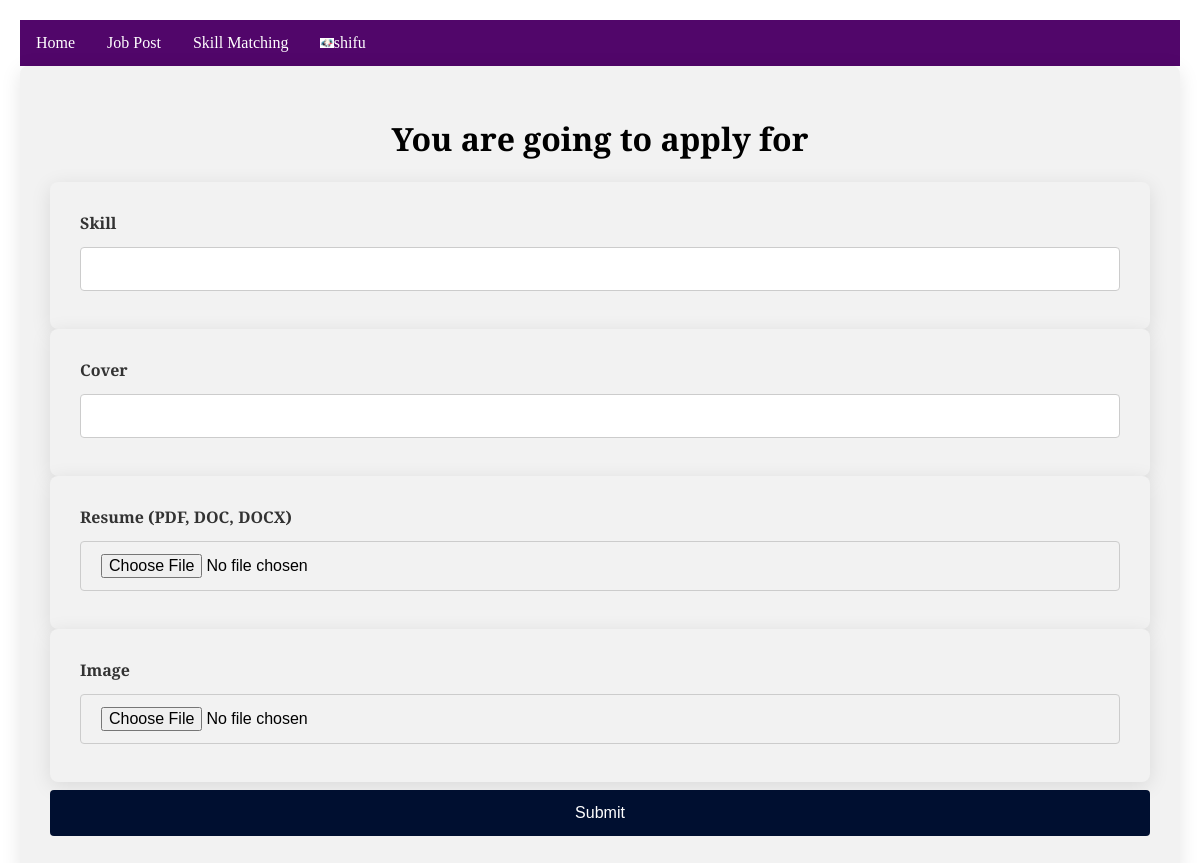
Page /ApplyNow/full stack developer/1 (signed in) on the committed database.
### myapp/models.py (models this page shows, shortened)
class Custom_user(AbstractUser):
    USER=[
        ('recruiters','Recruiters'),
        ('jobseeker','Jobseeker')
    ]
    user_type=models.CharField(choices=USER,max_length=100,null=True)
    Display_name=models.CharField(max_length=100,null=True)

class jobseekerProfileModel(models.Model):
    skills=[
        ('programing', 'Programing'),
        ('graphics_design', 'Graphics Design'),
        ('resarch', 'Resarch'),
    ]
    user=models.OneToOneField(Custom_user,on_delete=models.CASCADE,related_name='viewersProfile', null=True)
    Skills = models.CharField(choices=skills,max_length=255, null=True)
    Image=models.ImageField(upload_to='Media/Blog_Pic',null=True)

### myproject/views.py (the view, shortened to what this page needs)
# urls.py: path('ApplyNow/<str:job_title>/<int:apply_id>', ApplyNow, name='ApplyNow'),
def ApplyNow(request,job_title,apply_id):
    jobs=JobModel.objects.get(id=apply_id)
    context={
        'jobs':jobs
    }
    return render(request,"applyjob.html",context)

### template/applyjob.html (shortened to what this page needs)
{% extends 'base.html' %}
{% block body %}
<!DOCTYPE html>
<html lang="en">
<head>
</head>
<body>
<div>
    <h1>You are going to apply for {{ specific_job.job_title }}</h1>
    {% if already_exists %}
        <h2 class="text-danger">Already Applied</h2>
    {% else %}
        <form action=" " method="POST" enctype="multipart/form-data">
            <div class="form-group">
                <label for="expectedSalary">Skill</label>
                <input type="text" class="form-control" id="expectedSalary" name="skill" min="0">
            </div>
            <div class="form-group">
                <label for="expectedSalary">Cover</label>
                <input type="text" class="form-control" id="expectedSalary" name="Cover" min="0">
            </div>
            <div class="form-group">
                <label for="resume">Resume (PDF, DOC, DOCX)</label>
                <input type="file" class="form-control-file" id="resume" name="resume" accept=".pdf,.doc,.docx" required>
            </div>
            <div class="form-group">
                <label for="cover">Image</label>
                <input type="file" class="form-control-file" id="resume" name="apply_Image"required>
            </div>
    {% endif %}
    <input type="submit" value="Submit">
  </form>
</div>
</body>
</html>
{% endblock body %}

### template/base.html (shortened to what this page needs)
<!DOCTYPE html>
<html>
<head>
</head>
<body>
<ul>
    <li><a class="active" href="{% url 'home' %}">Home</a></li>
    <li><a class="active" href="{% url 'jobfeed' %}">Job Post</a></li>
    {% if user.user_type == 'jobseeker' %}
    <li><a href="{% url 'skillmatching' %}">Skill Matching</a></li>
    <li class="dropdown">
      <a  href="javascript:void(0)"  class="dropbtn"><img height="10px" src="/{{ user.viewersProfile.Image }}" alt="Company Logo">{{ user.username }}</a>
    </li>
    {% endif %}
</ul>
{% block body %}
{% endblock body %}
</body>
</html>

### template/base.html (style rules this page uses)
body { background-color:white; }
ul { list-style-type: none; margin: 0; padding: 0; overflow: hidden; background-color: #51066a; }
li { float: left; }
li a, .dropbtn { display: inline-block; color: white; text-align: center; padding: 14px 16px; text-decoration: none; }
li.dropdown { display: inline-block; }

### template/applyjob.html (style rules this page uses)
body { font-family: 'Libre Baskerville', serif; background: url('https://www.toptal.com/designers/subtlepatterns/patterns/white-paper.png'); margin: 0; padding: 20px; }
h1 { text-align: center; }
div { border-radius: 8px; background-color: #f2f2f2; padding: 30px; box-shadow: 0 4px 20px rgba(0, 0, 0, 0.1); }
input[type=text], select, input[type=file] { width: 100%; padding: 12px 20px; margin: 8px 0; display: inline-block; border: 1px solid #ccc; border-radius: 4px; box-sizing: border-box; font-size: 1em; }
input[type=submit] { width: 100%; background-color: #000f30; color: white; padding: 14px 20px; margin: 8px 0; border: none; border-radius: 4px; cursor: pointer; font-size: 16px; transition: background-color 0.3s, transform 0.2s; }
label { font-weight: bold; color: #333; margin-bottom: 5px; display: block; }

### rows in the picture
Custom_user: viewersProfile.Image (picture), username "shifu"
